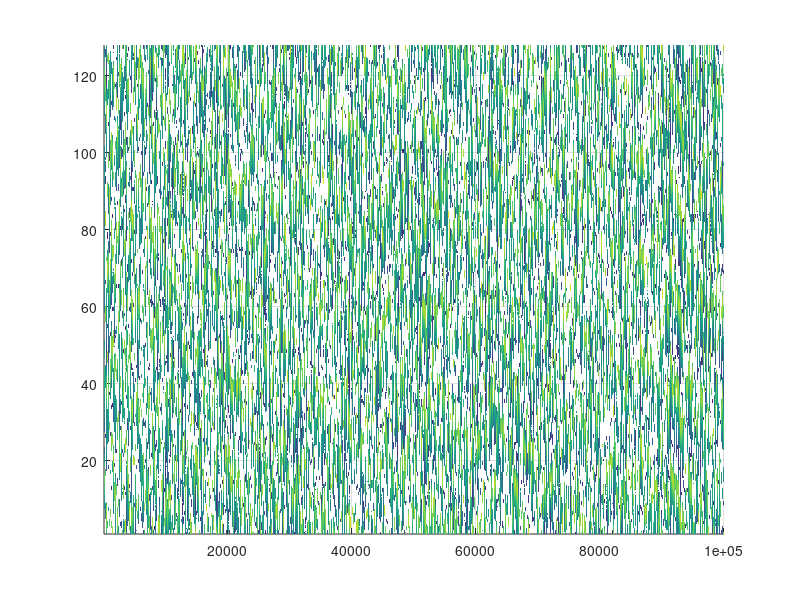

The MATLAB script that drew this image: (Note: this script raises an error after producing the figure.)
clear;

%Generate data for the Kuramoto-Sivashinksy equation.
% Reference: Kassam, Aly-Khan, and Lloyd N. Trefethen.
% "Fourth-order time-stepping for stiff PDEs." 
% SIAM Journal on Scientific Computing 26.4 (2005): 1214-1233.


% N = 256;
N = 128;
% N = 64;
% d = 100;
% d = 88;
% d = 66;
d = 50;
% d = 44;
% d = 22;
x = d*(-N/2+1:N/2)'/N;
u = 0.6*(-1+2*rand(size(x)));
v = fft(u);
% Precompute various ETDRK4 scalar quantities:
h = 1/4; % time step
k = [0:N/2-1 0 -N/2+1:-1]'*(2*pi/d); % wave numbers
L = k.^2 - k.^4; % Fourier multipliers
E = exp(h*L); E2 = exp(h*L/2);
M = 16; % no. of points for complex means
r = exp(1i*pi*((1:M)-.5)/M); % roots of unity

LR = h*L(:,ones(M,1)) + r(ones(N,1),:);

%% parameters for Nonlocal term
% KK = 0;
KK=0.5;
% KK = 1;
XX    = (d/N)*(-N/2:N/2-1)'; 
% [X,Y] = meshgrid(XX);
X = XX;
% rr=X.*X+Y.*Y;
rr = X.*X;
K = besselk(0,sqrt(rr)); %K = besselk(0,sqrt(rr));
% K(N/2+1,N/2+1)=0;
K(N/2+1) = 0;
% sumK=sum(sum(K));
sumK = sum(K);
% K = circshift(K,[N/2 N/2]);
K = circshift(K, N/2);
K=K/sumK;
K_hat=fft2(K);

%%
Q = h*real(mean( (exp(LR/2)-1)./LR ,2));
f1 = h*real(mean( (-4-LR+exp(LR).*(4-3*LR+LR.^2))./LR.^3 ,2));
f2 = h*real(mean( (2+LR+exp(LR).*(-2+LR))./LR.^3 ,2));
f3 = h*real(mean( (-4-3*LR-LR.^2+exp(LR).*(4-LR))./LR.^3 ,2));
% Main time-stepping loop:
tt = 0;
tmax =25000; nmax = round(tmax/h); nplt = 1;%floor((tmax/10000)/h);
g = -0.5i*k;

vv = zeros(N, nmax);

vv(:,1) = v;

for n = 1:nmax
t = n*h;
Nv = g.*fft(real(ifft(v)).^2);
a = E2.*v + Q.*Nv;
Na = g.*fft(real(ifft(a)).^2);
b = E2.*v + Q.*Na;
Nb = g.*fft(real(ifft(b)).^2);
c = E2.*a + Q.*(2*Nb-Nv);
Nc = g.*fft(real(ifft(c)).^2);
% V_hat = fft2(v);
KV_hat=K_hat.*v;
% kv=ifft2(KV_hat);
v = E.*v + Nv.*f1 + 2*(Na+Nb).*f2 + Nc.*f3 + KK*(KV_hat-v)*h;
% v = E.*v + Nv.*f1 + 2*(Na+Nb).*f2 + Nc.*f3 + KK*(1+i*v)*(kv-v)*h;
vv(:,n) = v;
end

uu = transpose(real(ifft(vv)));

%%

% fig2 = figure('pos',[5 270 600 200],'color','w');
% imagesc(transpose(uu))
% shading flat
% colormap(jet);
% colorbar;

%%

%save KS_100.mat uu -v7.3;

% Adata = uu(1:80000,:);
% Bdata = uu(80001:end,:);
% 
% filename = strcat('Adata_L', num2str(d), '_N_', num2str(N), '_dps', num2str(80000), '.mat');
% save(filename, 'Adata', 'Bdata', '-v7.3');


train_input_sequence = uu(1:80000,:);

test_input_sequence = uu(80001:end,:);

figure(); surf(uu.'); view(0,90); shading interp; axis tight;

save('test_input_sequence_nonlocal.mat', 'test_input_sequence', '-v7.3');
save('train_input_sequence_nonlocal.mat', 'train_input_sequence', '-v7.3');

% save('test_input_sequence_L44.mat', 'test_input_sequence', '-v7.3');
% save('train_input_sequence_L44.mat', 'train_input_sequence', '-v7.3');

% save('test_input_sequence2.mat', 'test_input_sequence', '-v7.3');
% save('train_input_sequence2.mat', 'train_input_sequence', '-v7.3');
